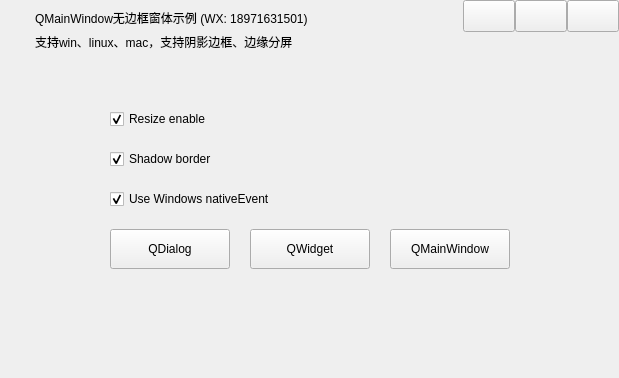
<?xml version="1.0" encoding="UTF-8"?>
<ui version="4.0">
 <class>MainWindow</class>
 <widget class="QMainWindow" name="MainWindow">
  <property name="geometry">
   <rect>
    <x>0</x>
    <y>0</y>
    <width>619</width>
    <height>378</height>
   </rect>
  </property>
  <property name="windowTitle">
   <string>MainWindow</string>
  </property>
  <widget class="QWidget" name="centralwidget">
   <layout class="QGridLayout" name="gridLayout_5">
    <property name="leftMargin">
     <number>0</number>
    </property>
    <property name="topMargin">
     <number>0</number>
    </property>
    <property name="rightMargin">
     <number>0</number>
    </property>
    <property name="bottomMargin">
     <number>0</number>
    </property>
    <property name="spacing">
     <number>0</number>
    </property>
    <item row="0" column="0">
     <widget class="QWidget" name="widget_titleBar" native="true">
      <property name="sizePolicy">
       <sizepolicy hsizetype="Preferred" vsizetype="Fixed">
        <horstretch>0</horstretch>
        <verstretch>0</verstretch>
       </sizepolicy>
      </property>
      <property name="minimumSize">
       <size>
        <width>0</width>
        <height>60</height>
       </size>
      </property>
      <property name="maximumSize">
       <size>
        <width>16777215</width>
        <height>60</height>
       </size>
      </property>
      <layout class="QHBoxLayout" name="horizontalLayout_2">
       <property name="spacing">
        <number>0</number>
       </property>
       <property name="leftMargin">
        <number>0</number>
       </property>
       <property name="topMargin">
        <number>0</number>
       </property>
       <property name="rightMargin">
        <number>0</number>
       </property>
       <property name="bottomMargin">
        <number>0</number>
       </property>
       <item>
        <widget class="QWidget" name="widget_caption" native="true">
         <layout class="QGridLayout" name="gridLayout_2">
          <item row="0" column="0">
           <layout class="QGridLayout" name="gridLayout_4">
            <item row="0" column="0">
             <widget class="QLabel" name="label_logo">
              <property name="minimumSize">
               <size>
                <width>20</width>
                <height>20</height>
               </size>
              </property>
              <property name="maximumSize">
               <size>
                <width>20</width>
                <height>20</height>
               </size>
              </property>
              <property name="text">
               <string/>
              </property>
             </widget>
            </item>
            <item row="0" column="1">
             <widget class="QLabel" name="label_title">
              <property name="sizePolicy">
               <sizepolicy hsizetype="Expanding" vsizetype="Maximum">
                <horstretch>0</horstretch>
                <verstretch>0</verstretch>
               </sizepolicy>
              </property>
              <property name="text">
               <string>QMainWindow无边框窗体示例 (WX: 18971631501)</string>
              </property>
             </widget>
            </item>
            <item row="1" column="1">
             <widget class="QLabel" name="label">
              <property name="text">
               <string>支持win、linux、mac，支持阴影边框、边缘分屏</string>
              </property>
             </widget>
            </item>
           </layout>
          </item>
         </layout>
        </widget>
       </item>
       <item>
        <widget class="QWidget" name="widgetMenu" native="true">
         <property name="sizePolicy">
          <sizepolicy hsizetype="Preferred" vsizetype="Preferred">
           <horstretch>0</horstretch>
           <verstretch>0</verstretch>
          </sizepolicy>
         </property>
         <property name="minimumSize">
          <size>
           <width>0</width>
           <height>0</height>
          </size>
         </property>
         <property name="maximumSize">
          <size>
           <width>16777215</width>
           <height>16777215</height>
          </size>
         </property>
         <layout class="QGridLayout" name="gridLayout_3">
          <property name="leftMargin">
           <number>0</number>
          </property>
          <property name="topMargin">
           <number>0</number>
          </property>
          <property name="rightMargin">
           <number>0</number>
          </property>
          <property name="bottomMargin">
           <number>0</number>
          </property>
          <property name="spacing">
           <number>0</number>
          </property>
          <item row="0" column="0">
           <widget class="QPushButton" name="btnMenu_Min">
            <property name="sizePolicy">
             <sizepolicy hsizetype="Minimum" vsizetype="Expanding">
              <horstretch>0</horstretch>
              <verstretch>0</verstretch>
             </sizepolicy>
            </property>
            <property name="minimumSize">
             <size>
              <width>52</width>
              <height>32</height>
             </size>
            </property>
            <property name="maximumSize">
             <size>
              <width>52</width>
              <height>32</height>
             </size>
            </property>
            <property name="cursor">
             <cursorShape>ArrowCursor</cursorShape>
            </property>
            <property name="focusPolicy">
             <enum>Qt::NoFocus</enum>
            </property>
            <property name="toolTip">
             <string>最小化</string>
            </property>
            <property name="text">
             <string/>
            </property>
            <property name="type" stdset="0">
             <string>minsize</string>
            </property>
           </widget>
          </item>
          <item row="0" column="2">
           <widget class="QPushButton" name="btnMenu_Close">
            <property name="sizePolicy">
             <sizepolicy hsizetype="Minimum" vsizetype="Minimum">
              <horstretch>0</horstretch>
              <verstretch>0</verstretch>
             </sizepolicy>
            </property>
            <property name="minimumSize">
             <size>
              <width>52</width>
              <height>32</height>
             </size>
            </property>
            <property name="maximumSize">
             <size>
              <width>52</width>
              <height>32</height>
             </size>
            </property>
            <property name="cursor">
             <cursorShape>ArrowCursor</cursorShape>
            </property>
            <property name="focusPolicy">
             <enum>Qt::NoFocus</enum>
            </property>
            <property name="toolTip">
             <string>关闭</string>
            </property>
            <property name="text">
             <string/>
            </property>
            <property name="type" stdset="0">
             <string>close</string>
            </property>
           </widget>
          </item>
          <item row="0" column="1">
           <widget class="QPushButton" name="btnMenu_Max">
            <property name="sizePolicy">
             <sizepolicy hsizetype="Minimum" vsizetype="Expanding">
              <horstretch>0</horstretch>
              <verstretch>0</verstretch>
             </sizepolicy>
            </property>
            <property name="minimumSize">
             <size>
              <width>52</width>
              <height>32</height>
             </size>
            </property>
            <property name="maximumSize">
             <size>
              <width>52</width>
              <height>32</height>
             </size>
            </property>
            <property name="focusPolicy">
             <enum>Qt::NoFocus</enum>
            </property>
            <property name="text">
             <string/>
            </property>
            <property name="type" stdset="0">
             <string>maxsize</string>
            </property>
           </widget>
          </item>
          <item row="1" column="1">
           <spacer name="verticalSpacer_3">
            <property name="orientation">
             <enum>Qt::Vertical</enum>
            </property>
            <property name="sizeHint" stdset="0">
             <size>
              <width>20</width>
              <height>40</height>
             </size>
            </property>
           </spacer>
          </item>
         </layout>
        </widget>
       </item>
      </layout>
     </widget>
    </item>
    <item row="1" column="0">
     <widget class="QWidget" name="widget_client" native="true">
      <property name="sizePolicy">
       <sizepolicy hsizetype="Preferred" vsizetype="Expanding">
        <horstretch>0</horstretch>
        <verstretch>0</verstretch>
       </sizepolicy>
      </property>
      <layout class="QGridLayout" name="gridLayout">
       <property name="spacing">
        <number>20</number>
       </property>
       <item row="0" column="1">
        <spacer name="verticalSpacer">
         <property name="orientation">
          <enum>Qt::Vertical</enum>
         </property>
         <property name="sizeType">
          <enum>QSizePolicy::Fixed</enum>
         </property>
         <property name="sizeHint" stdset="0">
          <size>
           <width>20</width>
           <height>40</height>
          </size>
         </property>
        </spacer>
       </item>
       <item row="4" column="3">
        <widget class="QPushButton" name="pushButton_QMainWindow">
         <property name="minimumSize">
          <size>
           <width>120</width>
           <height>40</height>
          </size>
         </property>
         <property name="maximumSize">
          <size>
           <width>120</width>
           <height>40</height>
          </size>
         </property>
         <property name="text">
          <string>QMainWindow</string>
         </property>
        </widget>
       </item>
       <item row="4" column="2">
        <widget class="QPushButton" name="pushButton_QWidget">
         <property name="minimumSize">
          <size>
           <width>120</width>
           <height>40</height>
          </size>
         </property>
         <property name="maximumSize">
          <size>
           <width>120</width>
           <height>40</height>
          </size>
         </property>
         <property name="text">
          <string>QWidget</string>
         </property>
        </widget>
       </item>
       <item row="4" column="4">
        <spacer name="horizontalSpacer_2">
         <property name="orientation">
          <enum>Qt::Horizontal</enum>
         </property>
         <property name="sizeHint" stdset="0">
          <size>
           <width>60</width>
           <height>20</height>
          </size>
         </property>
        </spacer>
       </item>
       <item row="4" column="1">
        <widget class="QPushButton" name="pushButton_QDialog">
         <property name="minimumSize">
          <size>
           <width>120</width>
           <height>40</height>
          </size>
         </property>
         <property name="maximumSize">
          <size>
           <width>120</width>
           <height>40</height>
          </size>
         </property>
         <property name="text">
          <string>QDialog</string>
         </property>
        </widget>
       </item>
       <item row="4" column="0">
        <spacer name="horizontalSpacer">
         <property name="orientation">
          <enum>Qt::Horizontal</enum>
         </property>
         <property name="sizeHint" stdset="0">
          <size>
           <width>61</width>
           <height>20</height>
          </size>
         </property>
        </spacer>
       </item>
       <item row="5" column="2">
        <spacer name="verticalSpacer_2">
         <property name="orientation">
          <enum>Qt::Vertical</enum>
         </property>
         <property name="sizeHint" stdset="0">
          <size>
           <width>20</width>
           <height>40</height>
          </size>
         </property>
        </spacer>
       </item>
       <item row="3" column="1" colspan="3">
        <widget class="QCheckBox" name="checkBox_winNativeEvent">
         <property name="text">
          <string>Use Windows nativeEvent</string>
         </property>
         <property name="checked">
          <bool>true</bool>
         </property>
        </widget>
       </item>
       <item row="2" column="1" colspan="3">
        <widget class="QCheckBox" name="checkBox_shadowBorder">
         <property name="text">
          <string>Shadow border</string>
         </property>
         <property name="checked">
          <bool>true</bool>
         </property>
        </widget>
       </item>
       <item row="1" column="1" colspan="3">
        <widget class="QCheckBox" name="checkBox_resizeEnable">
         <property name="text">
          <string>Resize enable</string>
         </property>
         <property name="checked">
          <bool>true</bool>
         </property>
        </widget>
       </item>
      </layout>
     </widget>
    </item>
   </layout>
  </widget>
 </widget>
 <resources/>
 <connections/>
</ui>
